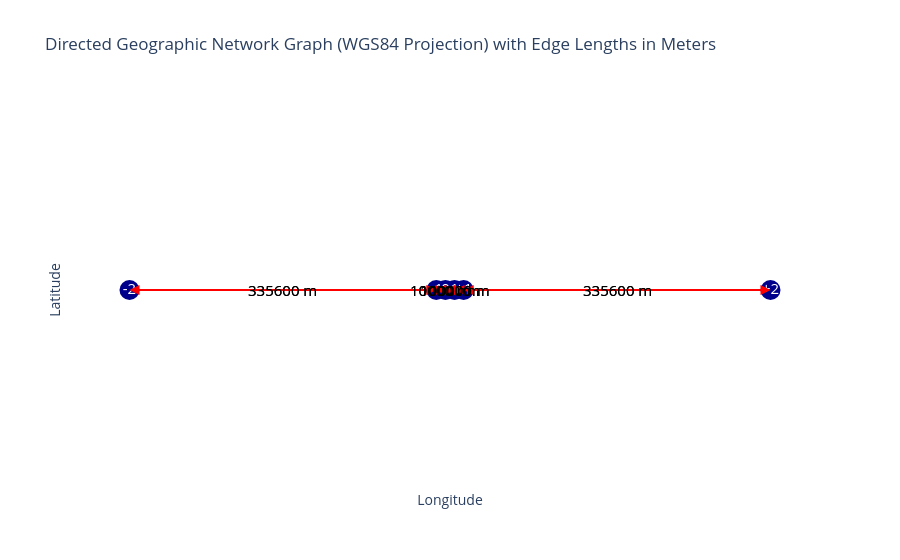

Notebook cell for this chart:
### Code cell
opentnsim.graph.plot_graph(graph)

### Figure 1 — Plotly figure (JSON) as saved in the notebook; plotly's stock layout.template omitted (floating-point values rounded to 4 significant figures)
{"data": [{"hoverinfo": "none", "line": {"color": "red", "width": 2}, "mode": "lines", "type": "scatter", "x": [-3.149, -0.1347], "y": [0, 0]}, {"hoverinfo": "none", "line": {"color": "red", "width": 2}, "mode": "lines", "type": "scatter", "x": [-0.1347, -3.149], "y": [0, 0]}, {"hoverinfo": "none", "line": {"color": "red", "width": 2}, "mode": "lines", "type": "scatter", "x": [-0.1347, -0.04492], "y": [0, 0]}, {"hoverinfo": "none", "line": {"color": "red", "width": 2}, "mode": "lines", "type": "scatter", "x": [-0.04492, -0.1347], "y": [0, 0]}, {"hoverinfo": "none", "line": {"color": "red", "width": 2}, "mode": "lines", "type": "scatter", "x": [-0.04492, 0.04492], "y": [0, 0]}, {"hoverinfo": "none", "line": {"color": "red", "width": 2}, "mode": "lines", "type": "scatter", "x": [0.04492, -0.04492], "y": [0, 0]}, {"hoverinfo": "none", "line": {"color": "red", "width": 2}, "mode": "lines", "type": "scatter", "x": [0.04492, 0.1347], "y": [0, 0]}, {"hoverinfo": "none", "line": {"color": "red", "width": 2}, "mode": "lines", "type": "scatter", "x": [0.1347, 0.04492], "y": [0, 0]}, {"hoverinfo": "none", "line": {"color": "red", "width": 2}, "mode": "lines", "type": "scatter", "x": [0.1347, 3.149], "y": [0, 0]}, {"hoverinfo": "none", "line": {"color": "red", "width": 2}, "mode": "lines", "type": "scatter", "x": [3.149, 0.1347], "y": [0, 0]}, {"hoverinfo": "text", "marker": {"color": "darkblue", "size": 20}, "mode": "markers+text", "text": ["-2", "-1", "0", "1", "+1", "+2"], "textfont": {"color": "white", "size": 15}, "textposition": "middle center", "type": "scatter", "x": [-3.149, -0.1347, -0.04492, 0.04492, 0.1347, 3.149], "y": [0, 0, 0, 0, 0, 0]}], "layout": {"annotations": [{"arrowcolor": "red", "arrowhead": 2, "arrowsize": 2, "arrowwidth": 1, "ax": -3.149, "axref": "x", "ay": 0, "ayref": "y", "showarrow": true, "x": -0.1347, "xref": "x", "y": 0, "yref": "y"}, {"arrowcolor": "red", "arrowhead": 2, "arrowsize": 2, "arrowwidth": 1, "ax": -0.1347, "axref": "x", "ay": 0, "ayref": "y", "showarrow": true, "x": -3.149, "xref": "x", "y": 0, "yref": "y"}, {"arrowcolor": "red", "arrowhead": 2, "arrowsize": 2, "arrowwidth": 1, "ax": -0.1347, "axref": "x", "ay": 0, "ayref": "y", "showarrow": true, "x": -0.04492, "xref": "x", "y": 0, "yref": "y"}, {"arrowcolor": "red", "arrowhead": 2, "arrowsize": 2, "arrowwidth": 1, "ax": -0.04492, "axref": "x", "ay": 0, "ayref": "y", "showarrow": true, "x": -0.1347, "xref": "x", "y": 0, "yref": "y"}, {"arrowcolor": "red", "arrowhead": 2, "arrowsize": 2, "arrowwidth": 1, "ax": -0.04492, "axref": "x", "ay": 0, "ayref": "y", "showarrow": true, "x": 0.04492, "xref": "x", "y": 0, "yref": "y"}, {"arrowcolor": "red", "arrowhead": 2, "arrowsize": 2, "arrowwidth": 1, "ax": 0.04492, "axref": "x", "ay": 0, "ayref": "y", "showarrow": true, "x": -0.04492, "xref": "x", "y": 0, "yref": "y"}, {"arrowcolor": "red", "arrowhead": 2, "arrowsize": 2, "arrowwidth": 1, "ax": 0.04492, "axref": "x", "ay": 0, "ayref": "y", "showarrow": true, "x": 0.1347, "xref": "x", "y": 0, "yref": "y"}, {"arrowcolor": "red", "arrowhead": 2, "arrowsize": 2, "arrowwidth": 1, "ax": 0.1347, "axref": "x", "ay": 0, "ayref": "y", "showarrow": true, "x": 0.04492, "xref": "x", "y": 0, "yref": "y"}, {"arrowcolor": "red", "arrowhead": 2, "arrowsize": 2, "arrowwidth": 1, "ax": 0.1347, "axref": "x", "ay": 0, "ayref": "y", "showarrow": true, "x": 3.149, "xref": "x", "y": 0, "yref": "y"}, {"arrowcolor": "red", "arrowhead": 2, "arrowsize": 2, "arrowwidth": 1, "ax": 3.149, "axref": "x", "ay": 0, "ayref": "y", "showarrow": true, "x": 0.1347, "xref": "x", "y": 0, "yref": "y"}, {"font": {"color": "black", "size": 15}, "showarrow": false, "text": "335600 m", "x": -1.642, "y": 0}, {"font": {"color": "black", "size": 15}, "showarrow": false, "text": "335600 m", "x": -1.642, "y": 0}, {"font": {"color": "black", "size": 15}, "showarrow": false, "text": "10000 m", "x": -0.08983, "y": 0}, {"font": {"color": "black", "size": 15}, "showarrow": false, "text": "10000 m", "x": -0.08983, "y": 0}, {"font": {"color": "black", "size": 15}, "showarrow": false, "text": "10000 m", "x": 0, "y": 0}, {"font": {"color": "black", "size": 15}, "showarrow": false, "text": "10000 m", "x": 0, "y": 0}, {"font": {"color": "black", "size": 15}, "showarrow": false, "text": "10000 m", "x": 0.08983, "y": 0}, {"font": {"color": "black", "size": 15}, "showarrow": false, "text": "10000 m", "x": 0.08983, "y": 0}, {"font": {"color": "black", "size": 15}, "showarrow": false, "text": "335600 m", "x": 1.642, "y": 0}, {"font": {"color": "black", "size": 15}, "showarrow": false, "text": "335600 m", "x": 1.642, "y": 0}], "plot_bgcolor": "white", "showlegend": false, "title": {"text": "Directed Geographic Network Graph (WGS84 Projection) with Edge Lengths in Meters"}, "xaxis": {"showgrid": false, "showticklabels": false, "title": {"text": "Longitude"}, "zeroline": false}, "yaxis": {"showgrid": false, "showticklabels": false, "title": {"text": "Latitude"}, "zeroline": false}}}
